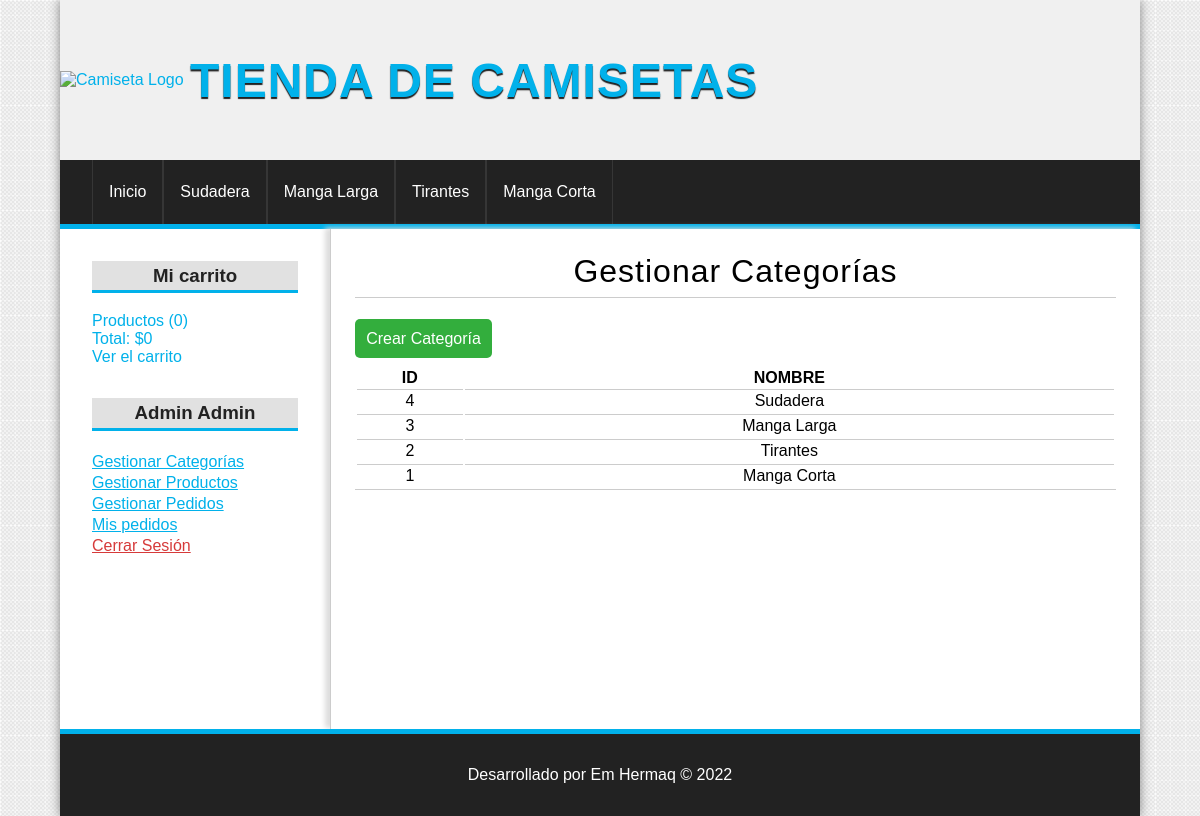
Page /categoria/index (signed in) on the committed database.
### tables this page shows
CREATE TABLE categorias(
    id INT(255) AUTO_INCREMENT NOT NULL,
    nombre VARCHAR(100) NOT NULL,

    CONsTRAINT pk_categorias PRIMARY KEY(id)
);

### config/db.php (called while the page is built)
<?php
class Database{
    public static function connect(){
        $db = new mysqli('localhost', 'root', '', 'tienda_master');
        $db->query("SET NAMES 'utf8'");
        return $db;
    }
}

### helpers/utils.php (called while the page is built, shortened)
<?php
class Utils{
    public static function showCategorias(){
        require_once 'models/categoria.php';
        $categoria = new Categoria();
        $categorias = $categoria->getAll();
        return $categorias;
    }
    public static function statsCarrito(){
        $stats = array(
            'count' => 0,
            'total' => 0
        );
        return $stats;
    }
}

### models/categoria.php (called while the page is built, shortened)
<?php
class Categoria{
    private $db;
    public function __construct(){
        $this->db = Database::connect();
    }
    public function getAll(){
        $categorias = $this->db->query("SELECT * FROM categorias ORDER BY id DESC;");
        return $categorias;
    }
}

### controllers/CategoriaController.php (called while the page is built, shortened)
<?php
require_once 'models/categoria.php';
class categoriaController{
    public function index(){
        $categoria = new Categoria();
        $categorias = $categoria->getAll();
        require_once 'views/categoria/index.php';
    }
}

### views/categoria/index.php (the view)
<h1>Gestionar Categorías</h1>
<a href="<?=base_url?>categoria/crear" class="button-small">Crear Categoría</a>
<table>
    <tr>
        <th>ID</th>
        <th>NOMBRE</th>
    </tr>
    <?php while($cat = $categorias->fetch_object()): ?>
        <tr>
            <td><?= $cat->id; ?></td>
            <td><?= $cat->nombre; ?></td>
        </tr>
    <?php endwhile; ?>
</table>

### views/layout/header.php (shortened to what this page needs)
<!DOCTYPE html>
<html lang="es">
<head>
    <link rel="stylesheet" type="text/css" href="<?=base_url?>assets/css/styles.css">
</head>
<body>
    <div id="container">
        <header id="header">
            <a href="<?=base_url?>">
                <img src="<?=base_url?>assets/img/logo.png" alt="Camiseta Logo">
                <h1>Tienda de Camisetas</h1>
            </a>
        </header>
        <?php $categorias = Utils::showCategorias() ?>
        <nav id="menu">
            <ul>
                <li><a href="<?=base_url?>">Inicio</a></li>
                <?php while($cat = $categorias->fetch_object()): ?>
                    <li><a href="<?=base_url?>categoria/ver&id=<?=$cat->id?>"><?= $cat->nombre ?></a></li>
                <?php endwhile; ?>
            </ul>
        </nav>

### views/layout/sidebar.php
<aside id="lateral">
<div id="carrito" class="block-aside">
    <h3>Mi carrito</h3>
    <ul>
        <?php $stats = Utils::statsCarrito(); ?>
        <li><a href="<?=base_url?>carrito/index">Productos (<?=$stats['count'];?>)</a></li>
        <li><a href="<?=base_url?>carrito/index">Total: $<?=$stats['total'];?> </a></li>
        <li><a href="<?=base_url?>carrito/index">Ver el carrito</a></li>
    </ul>
</div>
<div id="login" class="block-aside">
    <?php if( !isset($_SESSION['identity']) ): ?>
    <form action="<?=base_url?>usuario/login" method="POST">
        <h3>Entrar a la Web</h3>
        <label for="email">Email:</label>
        <input type="email" name="email">
        <label for="password">Contraseña:</label>
        <input type="password" name="password">
        <input type="submit" value="Enviar">
    </form>
    <?php else: ?>
        <h3> <?= $_SESSION['identity']->nombre ?> <?= $_SESSION['identity']->apellidos ?> </h3>
    <?php endif; ?>
    <?php if(isset($_SESSION['admin'])): ?>
    <a href="<?=base_url?>categoria/index">Gestionar Categorías</a>
    <a href="<?=base_url?>producto/gestion">Gestionar Productos</a>
    <a href="<?=base_url?>pedido/">Gestionar Pedidos</a>
    <?php endif; ?>
    <?php if( isset($_SESSION['identity']) ): ?>
    <a href="<?=base_url?>pedido/">Mis pedidos</a>
    <a href="<?=base_url?>usuario/logout" class="red">Cerrar Sesión</a>
    <?php else: ?>
    <a href="<?=base_url?>usuario/registro">Registrate</a>
    <?php endif; ?>
</div>
</aside>
<main id="central">

### index.php (shortened to what this page needs)
<?php
require_once 'config/db.php';
require_once 'helpers/utils.php';
require_once 'views/layout/header.php';
require_once 'views/layout/sidebar.php';
if( isset($_GET['controller']) ){
    $nombre_controlador = $_GET['controller'].'Controller';
}
elseif( !isset($_GET['controller']) && !isset($_GET['action']) ){
    $nombre_controlador = controller_default;
}
else{
    show_error();
    exit();
}
if(class_exists($nombre_controlador)){
    $controlador = new $nombre_controlador();
    if( isset($_GET['action']) && method_exists($controlador, $_GET['action']) ){
        $action = $_GET['action'];
        $controlador->$action();
    }
    elseif( !isset($_GET['controller']) && !isset($_GET['action']) ){
        $action_default = action_default;
        $controlador->$action_default();
    }
    else{
        show_error();
    }
}
else{
    show_error();
}
require_once 'views/layout/footer.php';

### views/layout/footer.php
</main>
        <footer id="footer">
            <p>Desarrollado por Em Hermaq &copy; <?= date('Y') ?> </p>
        </footer>
    </div>
</body>
</html>

### assets/css/styles.css (style rules this page uses)
* { margin: 0px; padding: 0px; font-family: Arial, Helvetica, sans-serif; box-sizing: border-box; list-style: none; text-decoration: none; }
body { background: url(../img/bg.png); }
a { color: #01b1ea; transition: all 200ms ease-in-out; cursor: pointer; }
.red { color: #d63a3a !important; }
#container { width: 90vw; margin: 0px auto; box-shadow: 0px 0px 10px grey; background: white; display: grid; grid-template-columns: repeat(12, 1fr); }
table { text-align: center; width: 100%; border-bottom: 1px solid #cccccc; margin-top: 1.2em; }
td { border-top: 1px solid #cccccc; padding: 2px; }
.button-small { width: 120px; padding: 0.7em; text-align: center; border: 2px solid #cccccc inset; background-color: #33ae3d; color: white !important; border-radius: 5px; }
#header { background: #f0f0f0; height: 20vh; width: 100%; grid-column: 1 / -1; }
#header > a { height: 100%; display: flex; align-items: center; }
#header > a > img { width: 130px; }
#header > a > h1 { text-transform: uppercase; font-weight: bold; font-size: 3em; letter-spacing: 1px; color: #01b1ea; text-shadow: 0px 2px 1px #222222; transition: all 200ms; }
#menu { background: #222222; border-bottom: 5px solid #01b1ea; grid-column: 1 / -1; }
#menu > ul { height: 100%; display: flex; align-items: center; flex-wrap: wrap; margin: 0px 2em; }
#menu > ul > li { height: 100%; display: flex; justify-content: center; align-items: center; height: 8vh; }
#menu > ul > li > a { height: 100%; width: 100%; border-right: 1px solid #363636; color: white; text-align: center; display: flex; justify-content: center; align-items: center; padding: 1em; }
#menu > ul > li > a:first-child { border-left: 1px solid #363636; }
#lateral { grid-column: 1 / 4; min-height: 500px; padding: 1em; }
#lateral h3 { color: #222222; text-align: center; padding: 0.2em; background: #e1e1e1; border-bottom: 3px solid #01b1ea; margin-bottom: 1em; }
#lateral .block-aside { padding: 1em; display: flex; flex-direction: column; }
.block-aside > a { margin-top: 0.2em; text-decoration: underline; }
#central { min-height: 500px; grid-column: 4 / -1; border-left: 1px solid #cccccc; box-shadow: -5px -1px 5px #dddddd; padding: 1.5em; }
#central h1 { height: 10%; flex: 0 0 100%; text-align: center; letter-spacing: 1px; border-bottom: 1px solid #cccccc; font-weight: normal; margin-bottom: 1em; }
#footer { grid-column: 1 / -1; text-align: center; padding: 2em; background: #222222; color: white; border-top: 5px solid #01b1ea; }

### rows in the picture
categorias: nombre "Sudadera", id "4"
categorias: nombre "Manga Larga", id "3"
categorias: nombre "Tirantes", id "2"
categorias: nombre "Manga Corta", id "1"

### other values in the picture
$stats['count'] "0"
$stats['total'] "0"
$_SESSION['identity']->nombre "Admin"
$_SESSION['identity']->apellidos "Admin"
